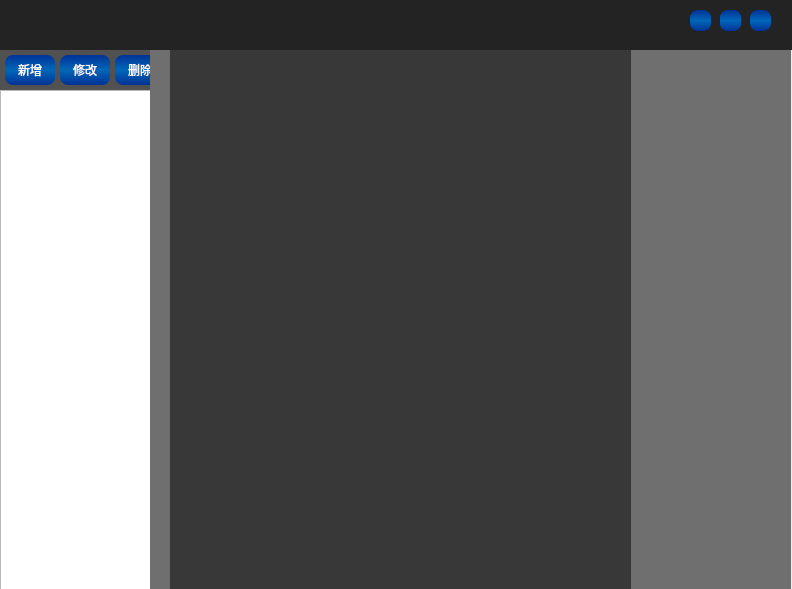
<?xml version="1.0" encoding="UTF-8"?>
<ui version="4.0">
 <class>XViewerClass</class>
 <widget class="QWidget" name="XViewerClass">
  <property name="geometry">
   <rect>
    <x>0</x>
    <y>0</y>
    <width>792</width>
    <height>589</height>
   </rect>
  </property>
  <property name="windowTitle">
   <string>XViewer</string>
  </property>
  <property name="windowIcon">
   <iconset resource="xviewer.qrc">
    <normaloff>:/XViewer/img/xv.ico</normaloff>:/XViewer/img/xv.ico</iconset>
  </property>
  <property name="styleSheet">
   <string notr="true">/* 按钮样式 */
QPushButton:hover
 { 
background-color: qlineargradient(spread:pad, x1:0, y1:0, x2:0, y2:1, stop:0 rgba(0, 102, 184, 255), stop:0.495 rgba(39, 39, 39, 255), stop:0.505 rgba(39,39, 39, 255), stop:1 rgba(0, 102, 184, 255));
border: none;
border-radius:8px;
color: rgb(255, 255, 255);
font: 75 12pt &quot;黑体&quot;;
 }

QPushButton:!hover
 { 
	background-color: qlineargradient(spread:pad, x1:0, y1:0, x2:0, y2:1, stop:0 rgba(0, 50, 150, 255), stop:0.495 rgba(0, 102, 184, 255), stop:0.505 rgba(0, 102, 184, 255), stop:1 rgba(0, 50, 150, 255));
 border: none;
border-radius:8px;
color: rgb(255, 255, 255);
font: 75 12pt &quot;黑体&quot;;
 }




/* 顶部样式 */
#head
{
	/*background-color: rgb(255, 170, 0);*/
	background-color: rgb(35, 35, 35);
}

/* logo样式 */
#logo
{
	background-image: url(:/XViewer/img/logo_150_40.png);
}

/* 关闭按钮样式 */
#close
{
	background-image: url(:/XViewer/img/close.png);
}

/* 最小化按钮样式 */
#min
{
	background-image: url(:/XViewer/img/min.png);
}

/* 最大化样式 */
#max
{	
	background-image: url(:/XViewer/img/max.png);
}

/* normal样式 */
#normal
{	
	background-image: url(:/XViewer/img/normal.png);
}

/* body样式 */
#body
{
	
	/*background-color: rgb(35, 35, 35);*/
	background-color: rgb(111, 111, 111);
}

/* left样式 */
#left
{
	
	background-color: rgb(81, 81, 81);
}

/* cams样式 */
#cams
{
	
	background-color: rgb(56, 56, 56);
	/*background-color: rgb(81, 81, 81);*/
}</string>
  </property>
  <widget class="QWidget" name="head" native="true">
   <property name="geometry">
    <rect>
     <x>0</x>
     <y>0</y>
     <width>800</width>
     <height>50</height>
    </rect>
   </property>
   <property name="minimumSize">
    <size>
     <width>50</width>
     <height>50</height>
    </size>
   </property>
   <property name="maximumSize">
    <size>
     <width>16777215</width>
     <height>50</height>
    </size>
   </property>
   <widget class="QWidget" name="logo" native="true">
    <property name="geometry">
     <rect>
      <x>0</x>
      <y>5</y>
      <width>151</width>
      <height>41</height>
     </rect>
    </property>
   </widget>
   <widget class="QWidget" name="head_button" native="true">
    <property name="geometry">
     <rect>
      <x>670</x>
      <y>0</y>
      <width>111</width>
      <height>41</height>
     </rect>
    </property>
    <widget class="QPushButton" name="close">
     <property name="geometry">
      <rect>
       <x>80</x>
       <y>10</y>
       <width>21</width>
       <height>21</height>
      </rect>
     </property>
     <property name="text">
      <string/>
     </property>
     <property name="flat">
      <bool>true</bool>
     </property>
    </widget>
    <widget class="QPushButton" name="max">
     <property name="geometry">
      <rect>
       <x>50</x>
       <y>10</y>
       <width>21</width>
       <height>21</height>
      </rect>
     </property>
     <property name="text">
      <string/>
     </property>
     <property name="flat">
      <bool>true</bool>
     </property>
    </widget>
    <widget class="QPushButton" name="min">
     <property name="geometry">
      <rect>
       <x>20</x>
       <y>10</y>
       <width>21</width>
       <height>21</height>
      </rect>
     </property>
     <property name="text">
      <string/>
     </property>
     <property name="flat">
      <bool>true</bool>
     </property>
    </widget>
    <widget class="QPushButton" name="normal">
     <property name="geometry">
      <rect>
       <x>50</x>
       <y>10</y>
       <width>21</width>
       <height>21</height>
      </rect>
     </property>
     <property name="text">
      <string/>
     </property>
     <property name="flat">
      <bool>true</bool>
     </property>
    </widget>
    <zorder>close</zorder>
    <zorder>min</zorder>
    <zorder>normal</zorder>
    <zorder>max</zorder>
   </widget>
  </widget>
  <widget class="QWidget" name="body" native="true">
   <property name="geometry">
    <rect>
     <x>0</x>
     <y>50</y>
     <width>791</width>
     <height>541</height>
    </rect>
   </property>
   <widget class="QWidget" name="left" native="true">
    <property name="geometry">
     <rect>
      <x>0</x>
      <y>0</y>
      <width>150</width>
      <height>600</height>
     </rect>
    </property>
    <property name="maximumSize">
     <size>
      <width>200</width>
      <height>16777215</height>
     </size>
    </property>
    <widget class="QListWidget" name="cam_list">
     <property name="geometry">
      <rect>
       <x>0</x>
       <y>40</y>
       <width>200</width>
       <height>551</height>
      </rect>
     </property>
     <property name="dragEnabled">
      <bool>true</bool>
     </property>
     <property name="iconSize">
      <size>
       <width>30</width>
       <height>30</height>
      </size>
     </property>
    </widget>
    <widget class="QPushButton" name="add_cam">
     <property name="geometry">
      <rect>
       <x>5</x>
       <y>5</y>
       <width>50</width>
       <height>30</height>
      </rect>
     </property>
     <property name="text">
      <string>新增</string>
     </property>
    </widget>
    <widget class="QPushButton" name="set_cam">
     <property name="geometry">
      <rect>
       <x>60</x>
       <y>5</y>
       <width>50</width>
       <height>30</height>
      </rect>
     </property>
     <property name="text">
      <string>修改</string>
     </property>
    </widget>
    <widget class="QPushButton" name="add_cam_3">
     <property name="geometry">
      <rect>
       <x>115</x>
       <y>5</y>
       <width>50</width>
       <height>30</height>
      </rect>
     </property>
     <property name="text">
      <string>删除</string>
     </property>
    </widget>
   </widget>
   <widget class="QWidget" name="cams" native="true">
    <property name="geometry">
     <rect>
      <x>170</x>
      <y>0</y>
      <width>461</width>
      <height>600</height>
     </rect>
    </property>
   </widget>
  </widget>
 </widget>
 <layoutdefault spacing="6" margin="11"/>
 <resources>
  <include location="xviewer.qrc"/>
 </resources>
 <connections>
  <connection>
   <sender>close</sender>
   <signal>clicked()</signal>
   <receiver>XViewerClass</receiver>
   <slot>close()</slot>
   <hints>
    <hint type="sourcelabel">
     <x>764</x>
     <y>23</y>
    </hint>
    <hint type="destinationlabel">
     <x>787</x>
     <y>148</y>
    </hint>
   </hints>
  </connection>
  <connection>
   <sender>max</sender>
   <signal>clicked()</signal>
   <receiver>XViewerClass</receiver>
   <slot>MaxWindow()</slot>
   <hints>
    <hint type="sourcelabel">
     <x>740</x>
     <y>14</y>
    </hint>
    <hint type="destinationlabel">
     <x>744</x>
     <y>0</y>
    </hint>
   </hints>
  </connection>
  <connection>
   <sender>min</sender>
   <signal>clicked()</signal>
   <receiver>XViewerClass</receiver>
   <slot>showMinimized()</slot>
   <hints>
    <hint type="sourcelabel">
     <x>705</x>
     <y>26</y>
    </hint>
    <hint type="destinationlabel">
     <x>705</x>
     <y>0</y>
    </hint>
   </hints>
  </connection>
  <connection>
   <sender>normal</sender>
   <signal>clicked()</signal>
   <receiver>XViewerClass</receiver>
   <slot>NormalWindow()</slot>
   <hints>
    <hint type="sourcelabel">
     <x>730</x>
     <y>20</y>
    </hint>
    <hint type="destinationlabel">
     <x>903</x>
     <y>187</y>
    </hint>
   </hints>
  </connection>
  <connection>
   <sender>add_cam</sender>
   <signal>clicked()</signal>
   <receiver>XViewerClass</receiver>
   <slot>AddCam()</slot>
   <hints>
    <hint type="sourcelabel">
     <x>28</x>
     <y>63</y>
    </hint>
    <hint type="destinationlabel">
     <x>56</x>
     <y>-100</y>
    </hint>
   </hints>
  </connection>
  <connection>
   <sender>set_cam</sender>
   <signal>clicked()</signal>
   <receiver>XViewerClass</receiver>
   <slot>SetCam()</slot>
   <hints>
    <hint type="sourcelabel">
     <x>76</x>
     <y>70</y>
    </hint>
    <hint type="destinationlabel">
     <x>104</x>
     <y>-116</y>
    </hint>
   </hints>
  </connection>
  <connection>
   <sender>add_cam_3</sender>
   <signal>clicked()</signal>
   <receiver>XViewerClass</receiver>
   <slot>DelCam()</slot>
   <hints>
    <hint type="sourcelabel">
     <x>135</x>
     <y>71</y>
    </hint>
    <hint type="destinationlabel">
     <x>141</x>
     <y>-93</y>
    </hint>
   </hints>
  </connection>
 </connections>
 <slots>
  <slot>MaxWindow()</slot>
  <slot>NormalWindow()</slot>
  <slot>AddCam()</slot>
  <slot>SetCam()</slot>
  <slot>DelCam()</slot>
 </slots>
</ui>
